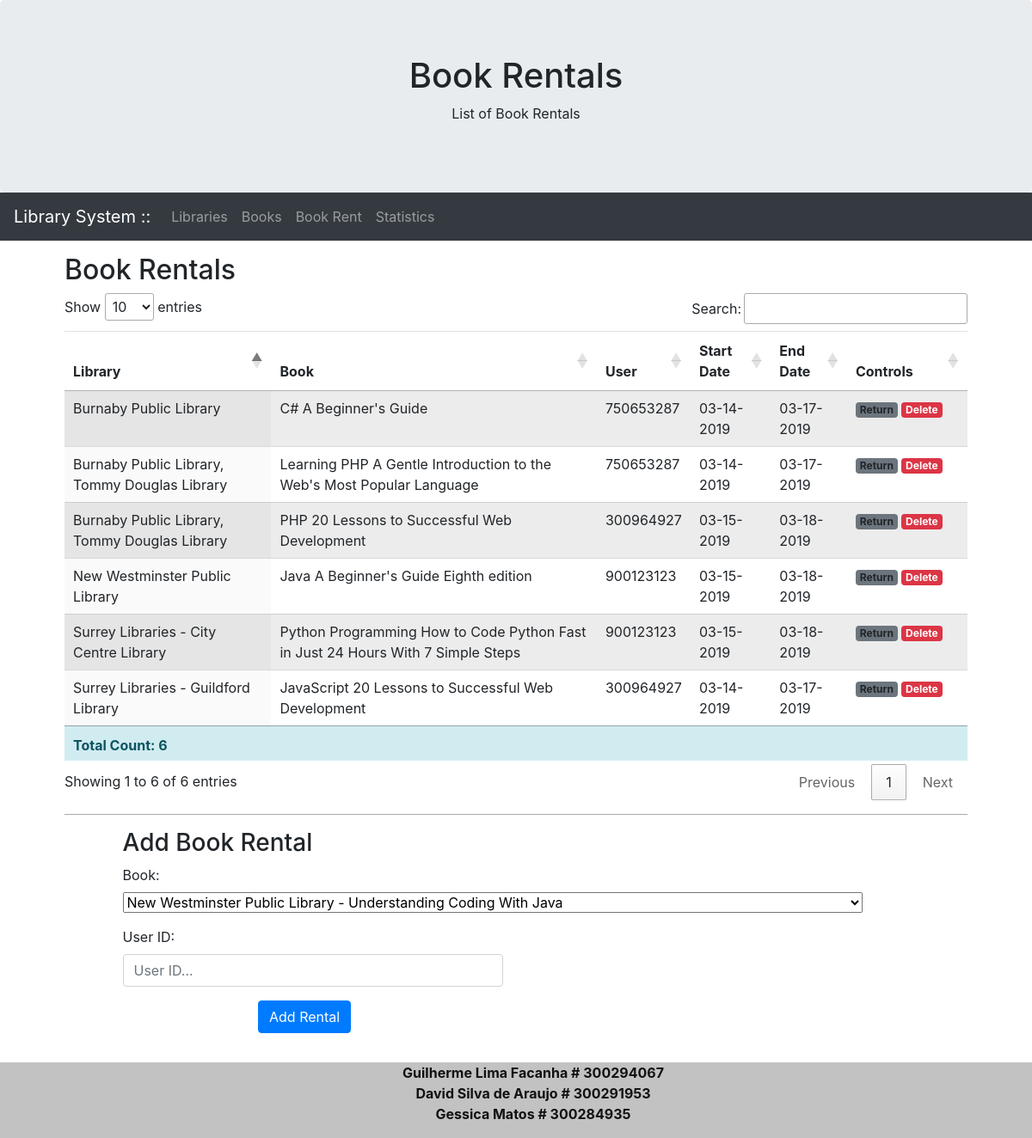
The page /bookRent.php on the database its author committed.
### tables this page shows
CREATE TABLE BOOK_RENT(
	BookRentId INT(9) AUTO_INCREMENT PRIMARY Key,
	BookId INT(9) NOT NULL,
	UserId VARCHAR(9) NOT NULL,
	RentStart DATE NOT NULL,
	RentEnd DATE,
	FOREIGN KEY (BookId) REFERENCES BOOK(BookId) ON DELETE CASCADE
);

### bookRent.php (called while the page is built, shortened)
<?php
    require_once("inc/Page/Page.class.php");
    require_once("inc/Page/BookRentPage.class.php");
    require_once("inc/Entity/BookRent.class.php");
    require_once("inc/Utility/PDOAgent.class.php");
    require_once("inc/Utility/BookMapper.class.php");
    require_once("inc/Utility/BookRentMapper.class.php");
    $records = array();
    $booksRent  = BookRentMapper::getAll();
    foreach($booksRent as $rent){
        $book =  BookMapper::getOne($rent->getBookId());
        $library = LibraryMapper::getOne(($book->getLibraryId()));
        $r = array('rent' => $rent, 'book' => $book->getTitle(), 'library' => $library->getName());
        $records[] = $r;
    }
    BookRentPage::showTable($records);
    $libbooks = array();
    foreach(BookMapper::getAll() as $book){
        if($book->getAvailable() != "0"){
            $lb = array('bookId'=>$book->getBookId(),
            'library'=>LibraryMapper::getOne($book->getLibraryId())->getName(),
            'title'=>$book->getTitle());
            $libbooks[] = $lb;
        }
    }
    BookRentPage::showForm($libbooks);
?>

### inc/Utility/PDOAgent.class.php (called while the page is built, shortened)
<?php
class PDOAgent
{
    private $host = DB_HOST;
    private $user = DB_USER;
    private $pass = DB_PASS;
    private $dbName = DB_NAME;
    private $stm;
    private $className;
    private $pdo;
    public function __construct(string $className)
    {
        $this->className = $className;
        $this->dsn = 'mysql:host=' . $this->host . ';dbname=' . $this->dbName;
        $options = array(
            PDO::ATTR_PERSISTENT => true,
            PDO::ATTR_ERRMODE => PDO::ERRMODE_EXCEPTION,
        );
        try {
            $this->pdo = new PDO($this->dsn, $this->user, $this->pass, $options);
        } catch (PDOException $pe) {
            $this->error = $pe->getMessage();
        }
    }
    public function query(string $query)
    {
        $this->stm = $this->pdo->prepare($query);
    }
    public function bind($param, $value, $type = null)
    {
        if (is_null($type)) {
            switch (true) {
                case is_int($value):
                    $type = PDO::PARAM_INT;
                    break;
                default:
                    $type = PDO::PARAM_STR;
            }
        }
        $this->stm->bindValue($param, $value, $type);
    }
    public function execute($data = null){
        if(is_null($data)){
            $this->stm->execute();
        }else{
            $this->stm->execute($data);
        }
    }
    public function resultSet(){
        $this->execute();
        $this->stm->setFetchMode(PDO::FETCH_CLASS, $this->className);
        return $this->stm->fetchAll(PDO::FETCH_CLASS, $this->className);
    }
    public function singleResult(){
        $this->stm->setFetchMode(PDO::FETCH_CLASS, $this->className);
        return $this->stm->fetch(PDO::FETCH_CLASS);
    }
}

### inc/Utility/BookRentMapper.class.php (called while the page is built, shortened)
<?php
class BookRentMapper {
    private static $db;
    static function initialize()   {
        self::$db = new PDOAgent('BookRent');
    }
    static function getAll() : Array {
        $selectAll = "SELECT * FROM book_rent";
        self::$db->query($selectAll);
        self::$db->execute();
        return self::$db->resultSet();
    }
}
?>

### inc/Entity/BookRent.class.php (called while the page is built, shortened)
<?php
class BookRent
{
    private $BookRentId;
    private $UserId;
    private $RentStart;
    private $RentEnd;
    public function getBookRentId() : int {return $this->BookRentId;}
    public function getUserId() {return $this->UserId;}
    public function getRentStart() {return $this->RentStart;}
    public function getRentEnd()  {return $this->RentEnd;}
}
?>

### inc/Utility/BookMapper.class.php (called while the page is built, shortened)
<?php
class BookMapper {
    private static $db;
    static function initialize()   {
        self::$db = new PDOAgent('Book');
    }
    static function getAll() : Array {
        $selectAll = "SELECT * FROM book";
        self::$db->query($selectAll);
        self::$db->execute();
        return self::$db->resultSet();
    }
    static function getOne($BookId) : Book{
        $sqlSelect = "SELECT * FROM book WHERE BookId = :BookId";
        self::$db->query($sqlSelect);
        self::$db->bind(":BookId", $BookId);
        self::$db->execute();
        return self::$db->singleResult();
    }
}
?>

### inc/Page/BookRentPage.class.php (the view, shortened to what this page needs)
<?php
class BookRentPage
{
    public static function showTable($records)
    {
        echo '<h2>Book Rentals</h2>';
        echo '<table id="tb_records" name="tb_records" class="display table table-striped table-hover"> <thead>';
        echo '<th>Library</th>';
        echo '<th>Book</th>';
        echo '<th>User</th>';
        echo '<th>Start Date</th>';
        echo '<th>End Date</th>';
        echo '<th>Controls</th>';
        echo '</thead> <tbody>';
        foreach ($records as $rec) {
            echo '<tr>
            <td>';
            echo $rec['library'];
            echo '</td>
            <td>' . $rec['book'] . '</td>
            <td>' . $rec['rent']->getUserId() . '</td>
            <td>' . date('m-d-Y', strtotime($rec['rent']->getRentStart()) ). '</td>
            <td>' . ($rec['rent']->getRentEnd() == null ? "" : date('m-d-Y', strtotime( $rec['rent']->getRentEnd()) )) . '</td>
            <td width="120">';
            if($rec['rent']->getRentEnd() == null){
                echo '<a href="?upd='.$rec['rent']->getBookRentId().'" onclick="if( confirm(\'Confirm Book return?\') == false ) return false;" class="badge badge-primary">Return</a> ';
            }else{
                echo '<a class="badge badge-secondary">Return</a> ';
            }
            echo '<a href="?del='.$rec['rent']->getBookRentId().'" onclick="if( confirm(\'Confirm delete Book Rental?\') == false ) return false;" class="badge badge-danger">Delete</a>
            </td>
            </tr>';
        }
        echo '</tbody>';
        echo '<tfoot>
        <tr class="alert-info">
            <td colspan="6" style="font-weight:bold;">Total Count: ' . count($records) . '</td>
        </tr>
      </tfoot>';
        echo '</table> <hr style="border-top:1px solid darkgray !important">';
    }
    public static function showForm($items)
    {
        echo '
            <div class="container">
            <h3>Add Book Rental</h3>
            <form method="post">
                <div class="form-group row">
                    <div class="col-6">
                        <label>Book:</label>
                        <select name="bookId">';
                        foreach($items as $item){
        echo "            <option value='".$item['bookId']."'>". $item['library']." - ". $item['title']."</option>";
        }
        echo '          </select>
                    </div>
                </div>
                <div class="form-group row">
                    <div class="col-6">
                        <label>User ID:</label>
                        <input type="text" class="form-control" name="userId" id="userId" placeholder="User ID..."/>
                    </div>
                </div>
                <div class="form-group row">
                    <div class="offset-sm-2 col-sm-10">
                        <button type="submit" class="btn btn-primary">Add Rental</button>
                    </div>
                </div>
            </form>
        </div>';
    }
}
?>

### css/style.css (style rules this page uses)
body { margin-bottom: 10px; width: 100%; }
@media (min-width: 1200px) { .container { max-width: 90%; } }

### rows shown on the page
book_rent: library "New Westminster Public Library", book "Java A Beginner's Guide Eighth edition", UserId "900123123", RentStart "03-15-2019", RentEnd "03-18-2019", shows "Return"
book_rent: library "Burnaby Public Library, Tommy Douglas Library", book "Learning PHP A Gentle Introduction to the Web's Most Popular Language", UserId "750653287", RentStart "03-14-2019", RentEnd "03-17-2019", shows "Return"
book_rent: library "Burnaby Public Library, Tommy Douglas Library", book "PHP 20 Lessons to Successful Web Development", UserId "300964927", RentStart "03-15-2019", RentEnd "03-18-2019", shows "Return"
book_rent: library "Surrey Libraries - City Centre Library", book "Python Programming How to Code Python Fast in Just 24 Hours With 7 Simple Steps", UserId "900123123", RentStart "03-15-2019", RentEnd "03-18-2019", shows "Return"
book_rent: library "Burnaby Public Library", book "C# A Beginner's Guide", UserId "750653287", RentStart "03-14-2019", RentEnd "03-17-2019", shows "Return"
book_rent: library "Surrey Libraries - Guildford Library", book "JavaScript 20 Lessons to Successful Web Development", UserId "300964927", RentStart "03-14-2019", RentEnd "03-17-2019", shows "Return"

### other values the page prints
self::$title "Book Rentals"
self::$subtitle "List of Book Rentals"
count($records) "6"
form field bookId "New Westminster Public Library - Understanding Coding With Java"
